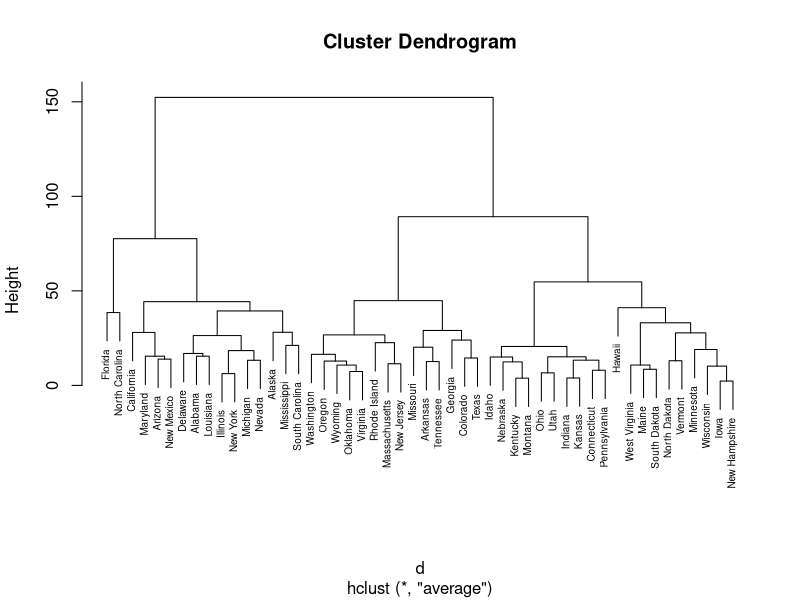
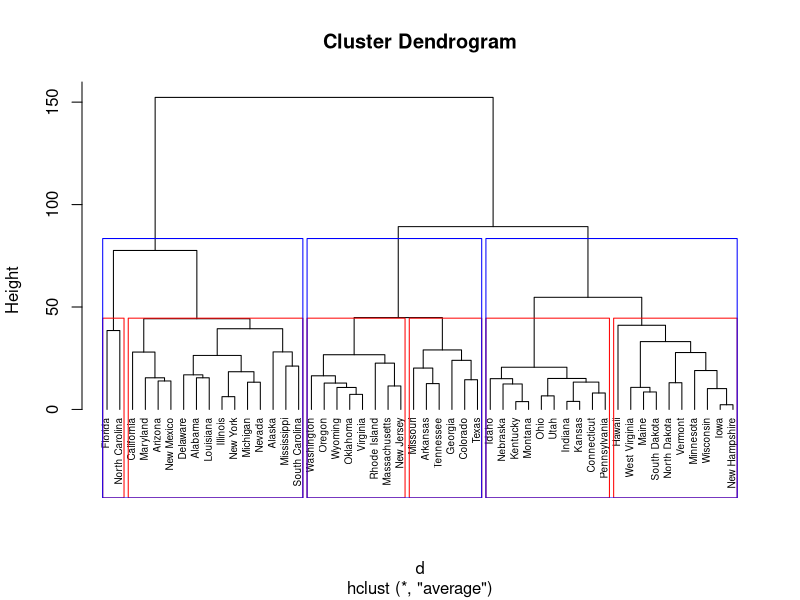
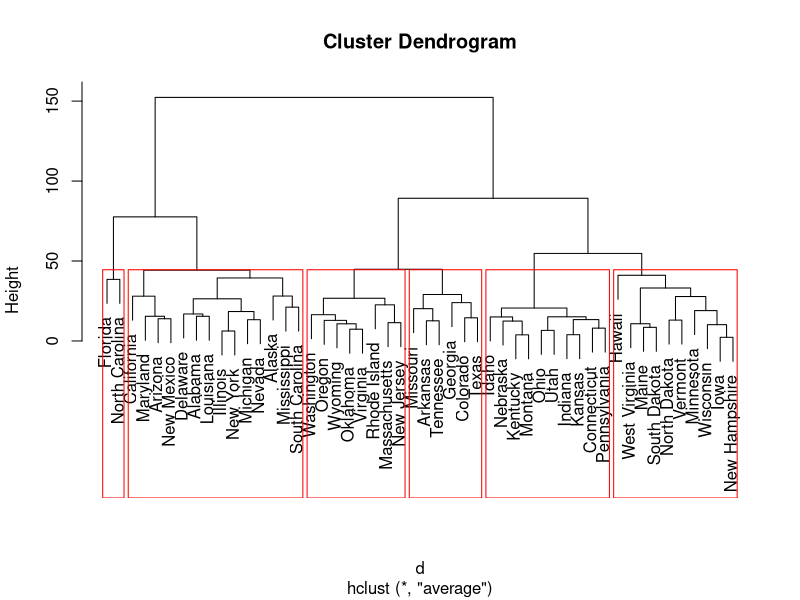
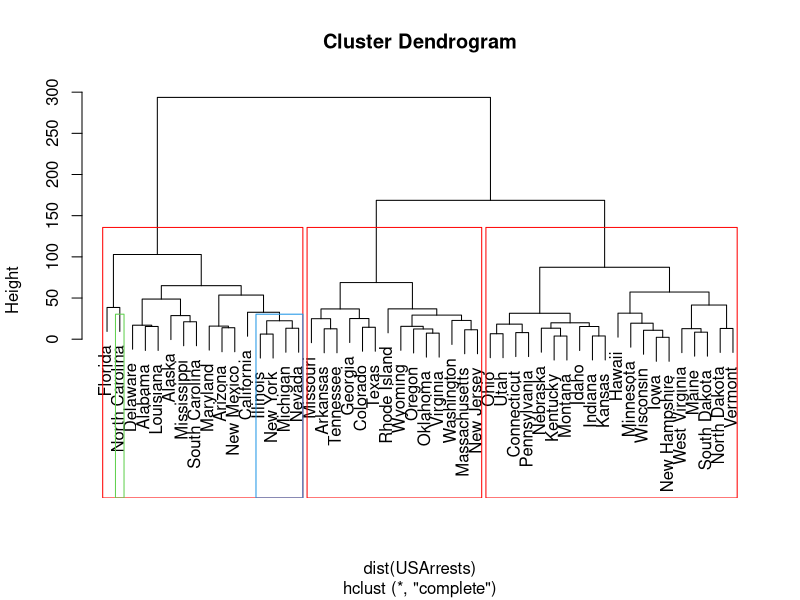
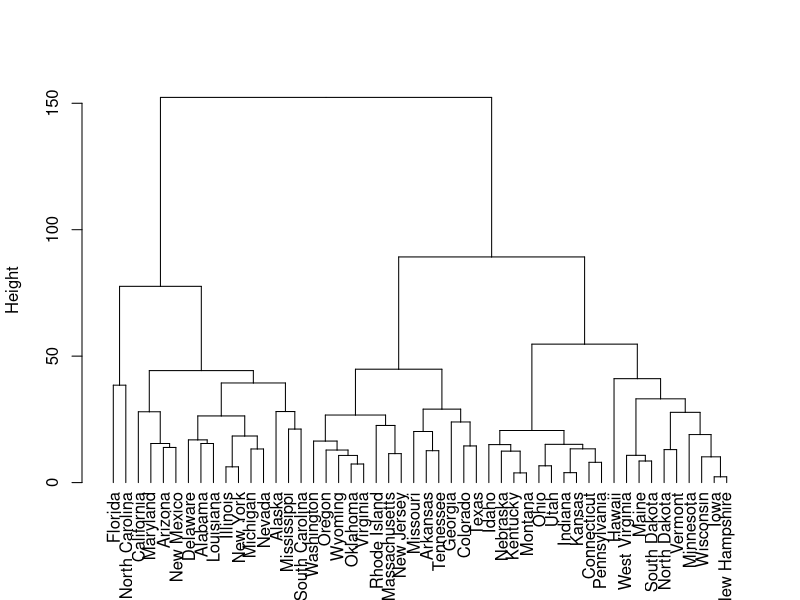
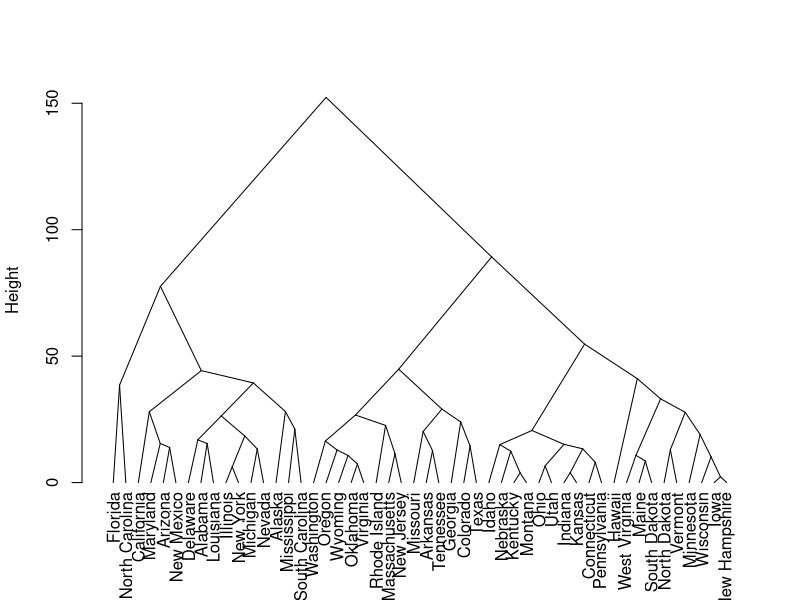
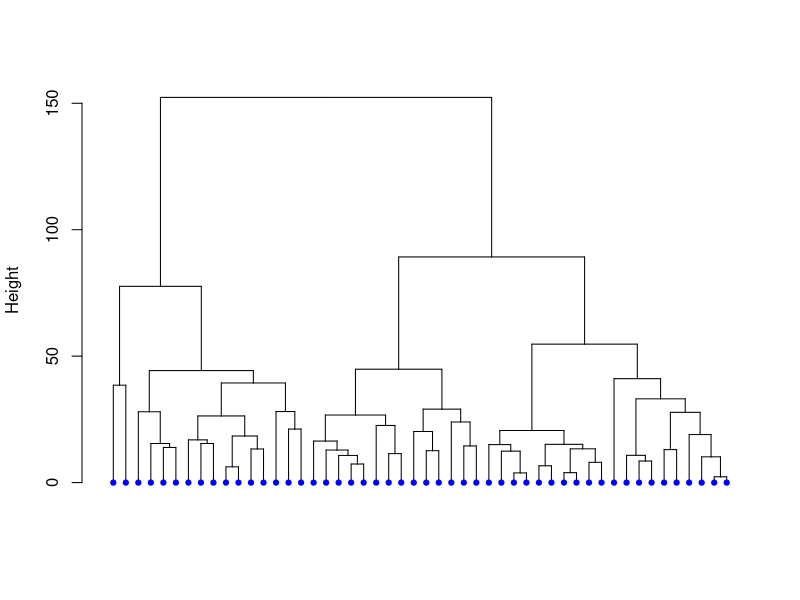
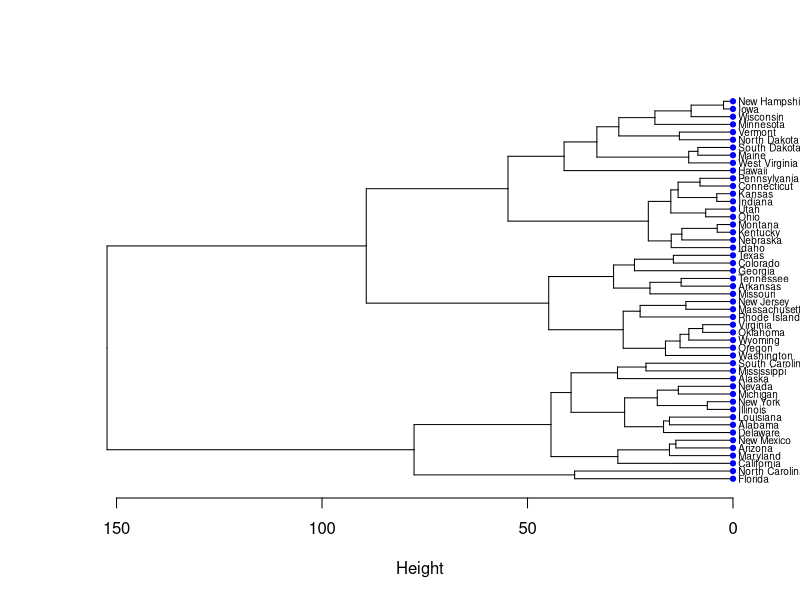

Write the R code that produced these figures, in order.
data("USArrests")

str(USArrests)

head(USArrests)

colnames(USArrests)

rownames(USArrests)

#dist함수로 인스턴스간 거리 계산(유클리드 거리)

d<-dist(USArrests,method="euclidean")

#method can be one of ward.D,complete,median ...

fit<-hclust(d,method="ave") #평균연결법

fit

plot(fit,cex=0.6)
plot(fit,hang=-1,cex=0.6) #hang은 레이블이 나머지 플롯 아래에 있어야하는 플롯 높이의 비율 (음수 지정시 레이블이 0에서 중단 )
rect.hclust(fit,k=6,border="red")
rect.hclust(fit,k=3,border="blue")
#계층적군집의 결과로 k는 그룹수 h는 높이



par(mfrow=c(1,1))

groups<-cutree(fit,k=6)

treeheights=cutree(fit,h=30)

plot(fit)

rect.hclust(fit,k=6,border="red")

hca<-hclust(dist(USArrests))

plot(hca)

rect.hclust(hca, k = 3, border = "red")

rect.hclust(hca, h=30, which = c(2,7), border=3:4)

hcd <- as.dendrogram(fit) 

plot(hcd, type = "rectangle", ylab = "Height") # Default plot

plot(hcd, type = "triangle", ylab = "Height") # Triangle plot

#노드파라미스트를 리스트로 만들어 노드에 대한 옵션 설정 가능

nodePar <- list(lab.cex = 0.6, pch = c(NA,19), cex = 0.7, col = "blue") # Define nodePar

plot(hcd, ylab = "Height", nodePar = nodePar, leaflab = "none") # Customized plot; remove labels

plot(hcd, xlab = "Height", nodePar = nodePar, horiz = TRUE) # Horizontal plot

#노드에 잇는 선에 대한 옵션이랄까?

edgePar = list(col = 2:3, lwd = c(10,3))

plot(hcd, ylab = "Height", nodePar = nodePar, edgePar = edgePar)

#agines->병합적 방법, 작은 군집에서 큰 군집으로 군집해가는 방식

library(cluster)

agn1<-agnes(USArrests,metric="manhattan",stand=TRUE) #metric으로 거리계산법 지정(맨하튼)

agn1

par(mfrow=c(1,2))

plot(agn1)

agn2 <- agnes(daisy(USArrests), diss=TRUE, method = "complete") #daisy() 함수는 데이터 관측치 사이의 거리를 계산해 주며, 자료의 형태가 수치형일 필요가 없다는 점에서 dist() 함수보다 유연하다.

plot(agn2)

agn3 <- agnes(USArrests, method="flexible", par.meth = 0.3) 

plot(agn3) 
